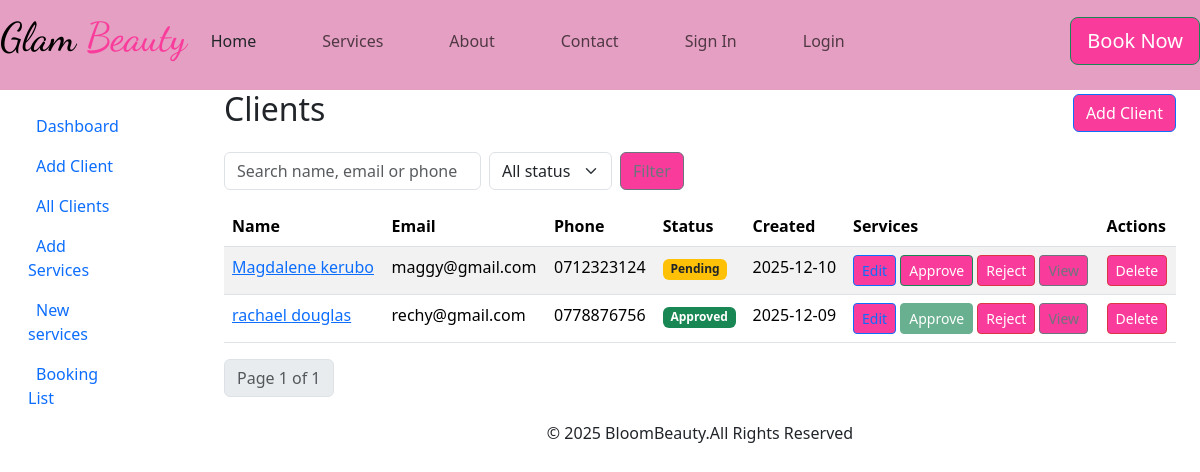
Screenshot of /list/ (signed in) with the database file from the repository.
### cosmetics/models.py (models this page shows, shortened)
class Client(models.Model):
    STATUS_PENDING = 'pending'
    STATUS_APPROVED = 'approved'
    STATUS_REJECTED = 'rejected'
    STATUS_CHOICES = [
        (STATUS_PENDING, 'Pending'),
        (STATUS_APPROVED, 'Approved'),
        (STATUS_REJECTED, 'Rejected'),
    ]
    first_name = models.CharField(max_length=120, null=True, blank=True)
    last_name = models.CharField(max_length=120, blank=True)
    email = models.EmailField(unique=True)
    phone = models.CharField(max_length=30, blank=True)
    address = models.TextField(blank=True)
    dob = models.DateField(null=True, blank=True)
    notes = models.TextField(blank=True)
    avatar = models.ImageField(upload_to='client_avatars/', null=True, blank=True)
    is_active = models.BooleanField(default=True)
    status = models.CharField(max_length=20, choices=STATUS_CHOICES, default=STATUS_PENDING)
    reviewed_by = models.ForeignKey(
        settings.AUTH_USER_MODEL, null=True, blank=True, on_delete=models.SET_NULL, related_name='reviewed_clients'
    )
    reviewed_at = models.DateTimeField(null=True, blank=True)
    review_notes = models.TextField(blank=True)
    created_at = models.DateTimeField(auto_now_add=True)
    updated_at = models.DateTimeField(auto_now=True)
    class Meta:
        ordering = ['last_name', 'first_name']

### cosmetics/views.py (the view, shortened to what this page needs)
# urls.py: path('list/', views.ClientListView.as_view(), name='list'),
class ClientListView(LoginRequiredMixin, ListView):
    model = Client
    template_name = "clientlist.html"
    context_object_name = "clients"
    paginate_by = 10
    def get_queryset(self):
        qs = Client.objects.all().order_by("-created_at")
        q = self.request.GET.get("q")
        status = self.request.GET.get("status")
        if status:
            qs = qs.filter(status=status)
        return qs

### cosmetics/templates/clientlist.html (shortened to what this page needs)
{% extends "base.html" %}
{% load static %}
{% block content %}
  <div class="container-fluid">
    <div class="d-flex justify-content-between align-items-center mb-3">
      <h2>Clients</h2>
      <div>
        <a class="btn btn-primary" href="{% url 'add' %}">Add Client</a>
      </div>
    </div>
    <form method="get" class="row g-2 mb-3">
      <div class="col-auto">
        <input type="text" name="q" value="{{ request.GET.q }}" class="form-control" placeholder="Search name, email or phone">
      </div>
      <div class="col-auto">
        <select name="status" class="form-select">
          <option value="">All status</option>
        </select>
      </div>
      <div class="col-auto">
        <button class="btn btn-outline-secondary" type="submit">Filter</button>
      </div>
    </form>
    {% if clients %}
    <table class="table table-striped table-hover">
      <thead>
        <tr>
          <th>Name</th>
          <th>Email</th>
          <th>Phone</th>
          <th>Status</th>
          <th>Created</th>
          <th>Services</th>
          <th>Actions</th>
        </tr>
      </thead>
      <tbody>
        {% for client in clients %}
        <tr>
          <td><a href="{% url 'detail' client.pk %}">{{ client.first_name }} {{ client.last_name }}</a></td>
          <td>{{ client.email }}</td>
          <td>{{ client.phone }}</td>
          <td>
            {% if client.status == client.STATUS_PENDING %}
              <span class="badge bg-warning text-dark">Pending</span>
            {% elif client.status == client.STATUS_APPROVED %}
              <span class="badge bg-success">Approved</span>
            {% else %}
              <span class="badge bg-danger">Rejected</span>
            {% endif %}
          </td>
          <td>{{ client.created_at|date:"Y-m-d" }}</td>
          <td>
            <a class="btn btn-sm btn-outline-primary" href="{% url 'edit' client.pk %}">Edit</a>
            <form method="post" action="{% url 'approve' client.pk %}" style="display:inline;">
              <button type="submit" class="btn btn-sm btn-success" {% if client.status == client.STATUS_APPROVED %}disabled{% endif %}>Approve</button>
            </form>
            <form method="post" action="{% url 'reject' client.pk %}" style="display:inline;">
              <button type="submit" class="btn btn-sm btn-danger" {% if client.status == client.STATUS_REJECTED %}disabled{% endif %}>Reject</button>
            </form>
            <a class="btn btn-sm btn-outline-secondary" href="{% url 'detail' client.pk %}">View</a>
           <td>
  <form method="post" action="{% url 'delete' client.pk %}" style="display:inline;">
    <button type="submit" class="btn btn-sm btn-danger"
        onclick="return confirm('Are you sure you want to delete {{ client.first_name }} {{ client.last_name }}?');">
      Delete
    </button>
  </form>
</td>
          </td>
        </tr>
        {% endfor %}
      </tbody>
    </table>
    <nav>
      <ul class="pagination">
        <li class="page-item disabled"><a class="page-link">Page {{ page_obj.number }} of {{ page_obj.paginator.num_pages }}</a></li>
      </ul>
    </nav>
    {% else %}
      <p>No clients found.</p>
    {% endif %}
  </div>
{% endblock %}

### cosmetics/static/style.css (style rules this page uses)
:root { --bs-secondary: #ff6347; --bs-secondary-bg-rgb: 255, 99, 71; }
.btn { background-color: #f93c9b; ; }

### rows the page displays
Client: first_name "Magdalene", last_name "kerubo", email "maggy@gmail.com", phone "0712323124", status "Pending", created_at "2025-12-10"
Client: first_name "rachael", last_name "douglas", email "rechy@gmail.com", phone "0778876756", status "Approved", created_at "2025-12-09"

### other values shown
{{ page_obj.number }} "1"
{{ page_obj.paginator.num_pages }} "1"
